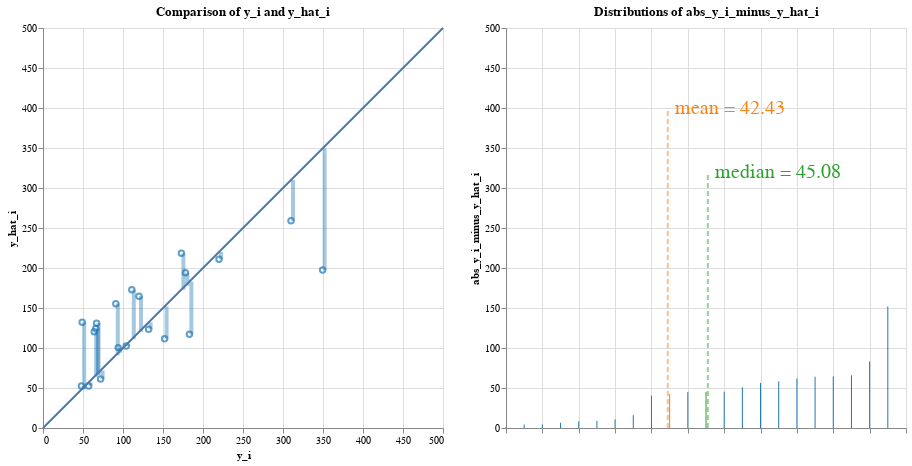

Notebook source saved alongside this figure:
### Code cell
# mean absolute error
########### BEGIN COMPUTATION GRAPH ##########
## Everything below can be extracted from the abstract syntax tree

abs_y_i_minus_y_hat_i = np.abs(y_i_minus_y_hat_i)
mean_abs_error = np.mean(abs_y_i_minus_y_hat_i)
data_dict['abs_y_i_minus_y_hat_i'] = abs_y_i_minus_y_hat_i
data_dict['mean_abs_error'] = mean_abs_error

print("mean_abs_error is ", mean_abs_error)

mean = ComputationNode('mean', None, 'mean', input_data=['abs_y_i_minus_y_hat_i'], output_data='mean_abs_error')
abs_y_i_minus_y_hat_i_node = ComputationNode('abs_y_i_minus_y_hat_i', mean, 'vector_abs', input_data=['y_i_minus_y_hat_i'], output_data='abs_y_i_minus_y_hat_i')
vector_difference_residuals = ComputationNode('vector_difference_residuals', abs_y_i_minus_y_hat_i_node, 'vector_diff', input_data=['y_i', 'y_hat_i'], output_data='y_i_minus_y_hat_i')
y_i_res_node = ComputationNode('literal_yi_res', vector_difference_residuals, 'vector', output_data='y_i')
y_hat_node = ComputationNode('literal_yhat', vector_difference_residuals, 'vector', output_data='y_hat_i')

parser = ComputationTreeParser(mean)
parser.visualizeDFG()
vis_containers = parser.visualization_containers
########### END COMPUTATION GRAPH ##########

r = AltairRenderer(vis_containers, data_dict, input_vars=input_vars)
charts = r.convert_to_charts()

charts.display()

### Figure 1 — Vega-Lite specification as saved in the notebook (floating-point values rounded to 4 significant figures)
{"config": {"view": {"continuousWidth": 300, "continuousHeight": 300}}, "hconcat": [{"layer": [{"data": {"name": "data-72de0670ec2c4122ecec83e24e9b7dbb"}, "mark": {"type": "point"}, "encoding": {"color": {"condition": {"param": "param_2", "empty": false, "value": "yellow"}, "field": "color", "legend": null, "scale": {"scheme": "category10"}, "type": "nominal"}, "tooltip": [{"field": "age", "type": "quantitative"}, {"field": "bmi", "type": "quantitative"}, {"field": "bp", "type": "quantitative"}, {"field": "glu", "type": "quantitative"}, {"field": "hdl", "type": "quantitative"}, {"field": "id", "type": "quantitative"}, {"field": "ldl", "type": "quantitative"}, {"field": "ltg", "type": "quantitative"}, {"field": "sex", "type": "quantitative"}, {"field": "tc", "type": "quantitative"}, {"field": "tch", "type": "quantitative"}, {"field": "y_hat_i", "type": "quantitative"}, {"field": "y_i", "type": "quantitative"}], "x": {"axis": {"title": "y_i"}, "field": "x", "scale": {"domain": [0, 500]}, "type": "quantitative"}, "y": {"axis": {"title": "y_hat_i"}, "field": "y", "scale": {"domain": [0, 500]}, "type": "quantitative"}}, "title": "Comparison of y_i and y_hat_i"}, {"data": {"name": "data-44f745eafd70c3f32d43fe6c5c8418a2"}, "mark": {"type": "rect", "opacity": 0.4}, "encoding": {"color": {"condition": {"param": "param_2", "empty": false, "value": "yellow"}, "field": "color-ratio", "legend": null, "scale": {"scheme": "category10"}, "type": "nominal"}, "x": {"field": "x-ratio", "scale": {"domain": [0, 500]}, "type": "quantitative"}, "x2": {"field": "x2-ratio"}, "y": {"field": "y-ratio", "scale": {"domain": [0, 500]}, "type": "quantitative"}, "y2": {"field": "y2-ratio"}}, "name": "view_5", "title": "Comparison of y_i and y_hat_i"}, {"data": {"name": "data-e18c70fdf05de719b9350ab397f3d2c9"}, "mark": {"type": "line"}, "encoding": {"x": {"field": "x", "type": "quantitative"}, "y": {"field": "y", "type": "quantitative"}}}], "height": 400.0, "width": 400.0}, {"layer": [{"data": {"name": "data-4d90cd71b47a5f3868d28a416ae86439"}, "mark": {"type": "line"}, "encoding": {"color": {"condition": {"param": "param_2", "empty": false, "value": "yellow"}, "field": "color", "legend": null, "scale": {"scheme": "category10"}, "type": "nominal"}, "tooltip": [{"field": "age", "type": "quantitative"}, {"field": "bmi", "type": "quantitative"}, {"field": "bp", "type": "quantitative"}, {"field": "glu", "type": "quantitative"}, {"field": "hdl", "type": "quantitative"}, {"field": "id", "type": "quantitative"}, {"field": "ldl", "type": "quantitative"}, {"field": "ltg", "type": "quantitative"}, {"field": "sex", "type": "quantitative"}, {"field": "tc", "type": "quantitative"}, {"field": "tch", "type": "quantitative"}, {"field": "y_hat_i", "type": "quantitative"}, {"field": "y_i", "type": "quantitative"}], "x": {"axis": {"labels": false, "title": ""}, "field": "x", "type": "quantitative"}, "x2": {"field": "x2"}, "y": {"axis": {"title": "abs_y_i_minus_y_hat_i"}, "field": "y", "scale": {"domain": [0, 500]}, "type": "quantitative"}, "y2": {"field": "y2"}}, "name": "view_6", "title": "Distributions of abs_y_i_minus_y_hat_i"}, {"data": {"name": "data-622f3a604a6d1d23f48521bc53864b8e"}, "mark": {"type": "line", "opacity": 0.5, "strokeDash": [5, 3], "strokeWidth": 2}, "encoding": {"color": {"field": "color", "legend": null, "scale": {"scheme": "category10"}, "type": "nominal"}, "x": {"field": "x", "type": "quantitative"}, "y": {"field": "y", "type": "quantitative"}}}, {"data": {"name": "data-622f3a604a6d1d23f48521bc53864b8e"}, "mark": {"type": "text", "align": "left", "baseline": "middle", "dx": 7, "fontSize": 20}, "encoding": {"color": {"field": "color", "legend": null, "scale": {"scheme": "category10"}, "type": "nominal"}, "text": {"value": "mean = 42.43"}, "x": {"field": "x", "type": "quantitative"}, "y": {"field": "y", "type": "quantitative"}}, "transform": [{"filter": "(datum.y > 0)"}]}, {"data": {"name": "data-6a6a0832a82554466b144c42cf0d0d4b"}, "mark": {"type": "line", "opacity": 0.5, "strokeDash": [5, 3], "strokeWidth": 2}, "encoding": {"color": {"field": "color", "legend": null, "scale": {"scheme": "category10"}, "type": "nominal"}, "x": {"field": "x", "type": "quantitative"}, "y": {"field": "y", "type": "quantitative"}}}, {"data": {"name": "data-6a6a0832a82554466b144c42cf0d0d4b"}, "mark": {"type": "text", "align": "left", "baseline": "middle", "dx": 7, "fontSize": 20}, "encoding": {"color": {"field": "color", "legend": null, "scale": {"scheme": "category10"}, "type": "nominal"}, "text": {"value": "median = 45.08"}, "x": {"field": "x", "type": "quantitative"}, "y": {"field": "y", "type": "quantitative"}}, "transform": [{"filter": "(datum.y > 0)"}]}], "height": 400.0, "width": 400.0}], "params": [{"name": "param_2", "select": {"type": "point", "fields": ["id"], "on": "mouseover"}, "views": ["view_5", "view_6"]}], "$schema": "https://vega.github.io/schema/vega-lite/v5.16.3.json", "datasets": {"data-72de0670ec2c4122ecec83e24e9b7dbb": [{"linediff": 151.9, "color": "abs_y_i_minus_y_hat_i", "x": 349.5, "y": 197.6, "abs_y_i_minus_y_hat_i": 151.9, "id": 0, "y_i": 349.5, "y_hat_i": 197.6, "age": -0.07817, "sex": 0.05068, "bmi": 0.07786, "bp": 0.05286, "tc": 0.07824, "ldl": 0.06445, "hdl": 0.02655, "tch": -0.002592, "ltg": 0.04067, "glu": -0.009362}, {"linediff": -64.44, "color": "abs_y_i_minus_y_hat_i", "x": 91.0, "y": 155.4, "abs_y_i_minus_y_hat_i": 64.44, "id": 1, "y_i": 91.0, "y_hat_i": 155.4, "age": 0.009016, "sex": 0.05068, "bmi": -0.03962, "bp": 0.02876, "tc": 0.03833, "ldl": 0.07353, "hdl": -0.07285, "tch": 0.1081, "ltg": 0.01557, "glu": -0.04664}, {"linediff": -61.89, "color": "abs_y_i_minus_y_hat_i", "x": 111.0, "y": 172.9, "abs_y_i_minus_y_hat_i": 61.89, "id": 2, "y_i": 111.0, "y_hat_i": 172.9, "age": 0.001751, "sex": 0.05068, "bmi": 0.01104, "bp": -0.01944, "tc": -0.0167, "ldl": -0.003819, "hdl": -0.04708, "tch": 0.03431, "ltg": 0.02406, "glu": 0.02377}, {"linediff": 40.47, "color": "abs_y_i_minus_y_hat_i", "x": 152.0, "y": 111.5, "abs_y_i_minus_y_hat_i": 40.47, "id": 3, "y_i": 152.0, "y_hat_i": 111.5, "age": -0.07817, "sex": -0.04464, "bmi": -0.0407, "bp": -0.08141, "tc": -0.1006, "ldl": -0.1128, "hdl": 0.02287, "tch": -0.07639, "ltg": -0.02029, "glu": -0.05078}, {"linediff": -44.79, "color": "abs_y_i_minus_y_hat_i", "x": 120.0, "y": 164.8, "abs_y_i_minus_y_hat_i": 44.79, "id": 4, "y_i": 120.0, "y_hat_i": 164.8, "age": 0.03081, "sex": 0.05068, "bmi": -0.03423, "bp": 0.04367, "tc": 0.0576, "ldl": 0.06883, "hdl": -0.03236, "tch": 0.05756, "ltg": 0.03546, "glu": 0.08591}, {"linediff": -64.07, "color": "abs_y_i_minus_y_hat_i", "x": 67.0, "y": 131.1, "abs_y_i_minus_y_hat_i": 64.07, "id": 5, "y_i": 67.0, "y_hat_i": 131.1, "age": -0.03457, "sex": 0.05068, "bmi": 0.00565, "bp": -0.00567, "tc": -0.07312, "ldl": -0.06269, "hdl": -0.006584, "tch": -0.03949, "ltg": -0.04542, "glu": 0.03206}, {"linediff": 50.88, "color": "abs_y_i_minus_y_hat_i", "x": 310.0, "y": 259.1, "abs_y_i_minus_y_hat_i": 50.88, "id": 6, "y_i": 310.0, "y_hat_i": 259.1, "age": 0.04897, "sex": 0.05068, "bmi": 0.08864, "bp": 0.08729, "tc": 0.03558, "ldl": 0.02155, "hdl": -0.02499, "tch": 0.03431, "ltg": 0.06605, "glu": 0.1315}, {"linediff": -6.479, "color": "abs_y_i_minus_y_hat_i", "x": 94.0, "y": 100.5, "abs_y_i_minus_y_hat_i": 6.479, "id": 7, "y_i": 94.0, "y_hat_i": 100.5, "age": -0.04184, "sex": -0.04464, "bmi": -0.03315, "bp": -0.02288, "tc": 0.04659, "ldl": 0.04159, "hdl": 0.056, "tch": -0.02473, "ltg": -0.02595, "glu": -0.03836}, {"linediff": 65.94, "color": "abs_y_i_minus_y_hat_i", "x": 183.0, "y": 117.1, "abs_y_i_minus_y_hat_i": 65.94, "id": 8, "y_i": 183.0, "y_hat_i": 117.1, "age": -0.009147, "sex": -0.04464, "bmi": -0.05686, "bp": -0.05043, "tc": 0.02182, "ldl": 0.04535, "hdl": -0.02867, "tch": 0.03431, "ltg": -0.009919, "glu": -0.01765}, {"linediff": -58.3, "color": "abs_y_i_minus_y_hat_i", "x": 66.0, "y": 124.3, "abs_y_i_minus_y_hat_i": 58.3, "id": 9, "y_i": 66.0, "y_hat_i": 124.3, "age": 0.07077, "sex": 0.05068, "bmi": -0.031, "bp": 0.02187, "tc": -0.03734, "ldl": -0.04703, "hdl": 0.03391, "tch": -0.03949, "ltg": -0.01496, "glu": -0.001078}, {"linediff": -45.37, "color": "abs_y_i_minus_y_hat_i", "x": 173.0, "y": 218.4, "abs_y_i_minus_y_hat_i": 45.37, "id": 10, "y_i": 173.0, "y_hat_i": 218.4, "age": 0.009016, "sex": -0.04464, "bmi": 0.05523, "bp": -0.00567, "tc": 0.0576, "ldl": 0.04472, "hdl": -0.002903, "tch": 0.02324, "ltg": 0.05569, "glu": 0.1066}, {"linediff": 10.8, "color": "abs_y_i_minus_y_hat_i", "x": 72.0, "y": 61.2, "abs_y_i_minus_y_hat_i": 10.8, "id": 11, "y_i": 72.0, "y_hat_i": 61.2, "age": -0.02731, "sex": -0.04464, "bmi": -0.0601, "bp": -0.02977, "tc": 0.04659, "ldl": 0.01998, "hdl": 0.1223, "tch": -0.03949, "ltg": -0.0514, "glu": -0.009362}, {"linediff": -83.25, "color": "abs_y_i_minus_y_hat_i", "x": 49.0, "y": 132.2, "abs_y_i_minus_y_hat_i": 83.25, "id": 12, "y_i": 49.0, "y_hat_i": 132.2, "age": 0.01628, "sex": -0.04464, "bmi": 0.001339, "bp": 0.008101, "tc": 0.005311, "ldl": 0.0109, "hdl": 0.03023, "tch": -0.03949, "ltg": -0.04542, "glu": 0.03206}, {"linediff": -56.33, "color": "abs_y_i_minus_y_hat_i", "x": 64.0, "y": 120.3, "abs_y_i_minus_y_hat_i": 56.33, "id": 13, "y_i": 64.0, "y_hat_i": 120.3, "age": -0.01278, "sex": -0.04464, "bmi": -0.02345, "bp": -0.0401, "tc": -0.0167, "ldl": 0.004636, "hdl": -0.01763, "tch": -0.002592, "ltg": -0.03846, "glu": -0.03836}, {"linediff": -4.545, "color": "abs_y_i_minus_y_hat_i", "x": 48.0, "y": 52.55, "abs_y_i_minus_y_hat_i": 4.545, "id": 14, "y_i": 48.0, "y_hat_i": 52.55, "age": -0.05637, "sex": -0.04464, "bmi": -0.07411, "bp": -0.05043, "tc": -0.02496, "ldl": -0.04703, "hdl": 0.09282, "tch": -0.07639, "ltg": -0.06118, "glu": -0.04664}, {"linediff": -16.04, "color": "abs_y_i_minus_y_hat_i", "x": 178.0, "y": 194.0, "abs_y_i_minus_y_hat_i": 16.04, "id": 15, "y_i": 178.0, "y_hat_i": 194.0, "age": 0.04171, "sex": 0.05068, "bmi": 0.01966, "bp": 0.05974, "tc": -0.005697, "ldl": -0.002566, "hdl": -0.02867, "tch": -0.002592, "ltg": 0.03119, "glu": 0.007207}, {"linediff": 1.424, "color": "abs_y_i_minus_y_hat_i", "x": 104.0, "y": 102.6, "abs_y_i_minus_y_hat_i": 1.424, "id": 16, "y_i": 104.0, "y_hat_i": 102.6, "age": -0.005515, "sex": 0.05068, "bmi": -0.01591, "bp": -0.06764, "tc": 0.04934, "ldl": 0.07917, "hdl": -0.02867, "tch": 0.03431, "ltg": -0.01811, "glu": 0.04449}, {"linediff": 8.432, "color": "abs_y_i_minus_y_hat_i", "x": 132.0, "y": 123.6, "abs_y_i_minus_y_hat_i": 8.432, "id": 17, "y_i": 132.0, "y_hat_i": 123.6, "age": 0.04171, "sex": 0.05068, "bmi": -0.01591, "bp": 0.01729, "tc": -0.03734, "ldl": -0.01384, "hdl": -0.02499, "tch": -0.01108, "ltg": -0.04688, "glu": 0.01549}, {"linediff": 8.965, "color": "abs_y_i_minus_y_hat_i", "x": 220.0, "y": 211.0, "abs_y_i_minus_y_hat_i": 8.965, "id": 18, "y_i": 220.0, "y_hat_i": 211.0, "age": -0.04547, "sex": -0.04464, "bmi": 0.03906, "bp": 0.001215, "tc": 0.01632, "ldl": 0.01528, "hdl": -0.02867, "tch": 0.02656, "ltg": 0.04453, "glu": -0.02593}, {"linediff": 4.398, "color": "abs_y_i_minus_y_hat_i", "x": 57.0, "y": 52.6, "abs_y_i_minus_y_hat_i": 4.398, "id": 19, "y_i": 57.0, "y_hat_i": 52.6, "age": -0.04547, "sex": -0.04464, "bmi": -0.07303, "bp": -0.08141, "tc": 0.08374, "ldl": 0.02781, "hdl": 0.1738, "tch": -0.03949, "ltg": -0.004222, "glu": 0.003064}], "data-44f745eafd70c3f32d43fe6c5c8418a2": [{"x-ratio": 349.5, "x2-ratio": 354.5, "y-ratio": 349.5, "y2-ratio": 197.6, "color-ratio": "abs_y_i_minus_y_hat_i", "id": 0}, {"x-ratio": 91.0, "x2-ratio": 96.0, "y-ratio": 91.0, "y2-ratio": 155.4, "color-ratio": "abs_y_i_minus_y_hat_i", "id": 1}, {"x-ratio": 111.0, "x2-ratio": 116.0, "y-ratio": 111.0, "y2-ratio": 172.9, "color-ratio": "abs_y_i_minus_y_hat_i", "id": 2}, {"x-ratio": 152.0, "x2-ratio": 157.0, "y-ratio": 152.0, "y2-ratio": 111.5, "color-ratio": "abs_y_i_minus_y_hat_i", "id": 3}, {"x-ratio": 120.0, "x2-ratio": 125.0, "y-ratio": 120.0, "y2-ratio": 164.8, "color-ratio": "abs_y_i_minus_y_hat_i", "id": 4}, {"x-ratio": 67.0, "x2-ratio": 72.0, "y-ratio": 67.0, "y2-ratio": 131.1, "color-ratio": "abs_y_i_minus_y_hat_i", "id": 5}, {"x-ratio": 310.0, "x2-ratio": 315.0, "y-ratio": 310.0, "y2-ratio": 259.1, "color-ratio": "abs_y_i_minus_y_hat_i", "id": 6}, {"x-ratio": 94.0, "x2-ratio": 99.0, "y-ratio": 94.0, "y2-ratio": 100.5, "color-ratio": "abs_y_i_minus_y_hat_i", "id": 7}, {"x-ratio": 183.0, "x2-ratio": 188.0, "y-ratio": 183.0, "y2-ratio": 117.1, "color-ratio": "abs_y_i_minus_y_hat_i", "id": 8}, {"x-ratio": 66.0, "x2-ratio": 71.0, "y-ratio": 66.0, "y2-ratio": 124.3, "color-ratio": "abs_y_i_minus_y_hat_i", "id": 9}, {"x-ratio": 173.0, "x2-ratio": 178.0, "y-ratio": 173.0, "y2-ratio": 218.4, "color-ratio": "abs_y_i_minus_y_hat_i", "id": 10}, {"x-ratio": 72.0, "x2-ratio": 77.0, "y-ratio": 72.0, "y2-ratio": 61.2, "color-ratio": "abs_y_i_minus_y_hat_i", "id": 11}, {"x-ratio": 49.0, "x2-ratio": 54.0, "y-ratio": 49.0, "y2-ratio": 132.2, "color-ratio": "abs_y_i_minus_y_hat_i", "id": 12}, {"x-ratio": 64.0, "x2-ratio": 69.0, "y-ratio": 64.0, "y2-ratio": 120.3, "color-ratio": "abs_y_i_minus_y_hat_i", "id": 13}, {"x-ratio": 48.0, "x2-ratio": 53.0, "y-ratio": 48.0, "y2-ratio": 52.55, "color-ratio": "abs_y_i_minus_y_hat_i", "id": 14}, {"x-ratio": 178.0, "x2-ratio": 183.0, "y-ratio": 178.0, "y2-ratio": 194.0, "color-ratio": "abs_y_i_minus_y_hat_i", "id": 15}, {"x-ratio": 104.0, "x2-ratio": 109.0, "y-ratio": 104.0, "y2-ratio": 102.6, "color-ratio": "abs_y_i_minus_y_hat_i", "id": 16}, {"x-ratio": 132.0, "x2-ratio": 137.0, "y-ratio": 132.0, "y2-ratio": 123.6, "color-ratio": "abs_y_i_minus_y_hat_i", "id": 17}, {"x-ratio": 220.0, "x2-ratio": 225.0, "y-ratio": 220.0, "y2-ratio": 211.0, "color-ratio": "abs_y_i_minus_y_hat_i", "id": 18}, {"x-ratio": 57.0, "x2-ratio": 62.0, "y-ratio": 57.0, "y2-ratio": 52.6, "color-ratio": "abs_y_i_minus_y_hat_i", "id": 19}], "data-e18c70fdf05de719b9350ab397f3d2c9": [{"x": 0, "y": 0}, {"x": 500, "y": 500}], "data-4d90cd71b47a5f3868d28a416ae86439": [{"val": 1.424, "is_mean": false, "is_median": false, "y_i": 104.0, "y_hat_i": 102.6, "age": -0.005515, "sex": 0.05068, "bmi": -0.01591, "bp": -0.06764, "tc": 0.04934, "ldl": 0.07917, "hdl": -0.02867, "tch": 0.03431, "ltg": -0.01811, "glu": 0.04449, "abs_y_i_minus_y_hat_i": 1.424, "id": 16, "x": 0, "color": "abs_y_i_minus_y_hat_i", "y": 0, "x2": 0, "y2": 1.424}, {"val": 4.398, "is_mean": false, "is_median": false, "y_i": 57.0, "y_hat_i": 52.6, "age": -0.04547, "sex": -0.04464, "bmi": -0.07303, "bp": -0.08141, "tc": 0.08374, "ldl": 0.02781, "hdl": 0.1738, "tch": -0.03949, "ltg": -0.004222, "glu": 0.003064, "abs_y_i_minus_y_hat_i": 4.398, "id": 19, "x": 1, "color": "abs_y_i_minus_y_hat_i", "y": 0, "x2": 1, "y2": 4.398}, {"val": 4.545, "is_mean": false, "is_median": false, "y_i": 48.0, "y_hat_i": 52.55, "age": -0.05637, "sex": -0.04464, "bmi": -0.07411, "bp": -0.05043, "tc": -0.02496, "ldl": -0.04703, "hdl": 0.09282, "tch": -0.07639, "ltg": -0.06118, "glu": -0.04664, "abs_y_i_minus_y_hat_i": 4.545, "id": 14, "x": 2, "color": "abs_y_i_minus_y_hat_i", "y": 0, "x2": 2, "y2": 4.545}, {"val": 6.479, "is_mean": false, "is_median": false, "y_i": 94.0, "y_hat_i": 100.5, "age": -0.04184, "sex": -0.04464, "bmi": -0.03315, "bp": -0.02288, "tc": 0.04659, "ldl": 0.04159, "hdl": 0.056, "tch": -0.02473, "ltg": -0.02595, "glu": -0.03836, "abs_y_i_minus_y_hat_i": 6.479, "id": 7, "x": 3, "color": "abs_y_i_minus_y_hat_i", "y": 0, "x2": 3, "y2": 6.479}, {"val": 8.432, "is_mean": false, "is_median": false, "y_i": 132.0, "y_hat_i": 123.6, "age": 0.04171, "sex": 0.05068, "bmi": -0.01591, "bp": 0.01729, "tc": -0.03734, "ldl": -0.01384, "hdl": -0.02499, "tch": -0.01108, "ltg": -0.04688, "glu": 0.01549, "abs_y_i_minus_y_hat_i": 8.432, "id": 17, "x": 4, "color": "abs_y_i_minus_y_hat_i", "y": 0, "x2": 4, "y2": 8.432}, {"val": 8.965, "is_mean": false, "is_median": false, "y_i": 220.0, "y_hat_i": 211.0, "age": -0.04547, "sex": -0.04464, "bmi": 0.03906, "bp": 0.001215, "tc": 0.01632, "ldl": 0.01528, "hdl": -0.02867, "tch": 0.02656, "ltg": 0.04453, "glu": -0.02593, "abs_y_i_minus_y_hat_i": 8.965, "id": 18, "x": 5, "color": "abs_y_i_minus_y_hat_i", "y": 0, "x2": 5, "y2": 8.965}, {"val": 10.8, "is_mean": false, "is_median": false, "y_i": 72.0, "y_hat_i": 61.2, "age": -0.02731, "sex": -0.04464, "bmi": -0.0601, "bp": -0.02977, "tc": 0.04659, "ldl": 0.01998, "hdl": 0.1223, "tch": -0.03949, "ltg": -0.0514, "glu": -0.009362, "abs_y_i_minus_y_hat_i": 10.8, "id": 11, "x": 6, "color": "abs_y_i_minus_y_hat_i", "y": 0, "x2": 6, "y2": 10.8}, {"val": 16.04, "is_mean": false, "is_median": false, "y_i": 178.0, "y_hat_i": 194.0, "age": 0.04171, "sex": 0.05068, "bmi": 0.01966, "bp": 0.05974, "tc": -0.005697, "ldl": -0.002566, "hdl": -0.02867, "tch": -0.002592, "ltg": 0.03119, "glu": 0.007207, "abs_y_i_minus_y_hat_i": 16.04, "id": 15, "x": 7, "color": "abs_y_i_minus_y_hat_i", "y": 0, "x2": 7, "y2": 16.04}, {"val": 40.47, "is_mean": false, "is_median": false, "y_i": 152.0, "y_hat_i": 111.5, "age": -0.07817, "sex": -0.04464, "bmi": -0.0407, "bp": -0.08141, "tc": -0.1006, "ldl": -0.1128, "hdl": 0.02287, "tch": -0.07639, "ltg": -0.02029, "glu": -0.05078, "abs_y_i_minus_y_hat_i": 40.47, "id": 3, "x": 8, "color": "abs_y_i_minus_y_hat_i", "y": 0, "x2": 8, "y2": 40.47}, {"val": 42.43, "is_mean": true, "is_median": false, "y_i": -1.0, "y_hat_i": -1.0, "age": -1.0, "sex": -1.0, "bmi": -1.0, "bp": -1.0, "tc": -1.0, "ldl": -1.0, "hdl": -1.0, "tch": -1.0, "ltg": -1.0, "glu": -1.0, "abs_y_i_minus_y_hat_i": -1.0, "id": 20, "x": 9, "color": "mean", "y": 0, "x2": 9, "y2": 42.43}, {"val": 44.79, "is_mean": false, "is_median": false, "y_i": 120.0, "y_hat_i": 164.8, "age": 0.03081, "sex": 0.05068, "bmi": -0.03423, "bp": 0.04367, "tc": 0.0576, "ldl": 0.06883, "hdl": -0.03236, "tch": 0.05756, "ltg": 0.03546, "glu": 0.08591, "abs_y_i_minus_y_hat_i": 44.79, "id": 4, "x": 10, "color": "abs_y_i_minus_y_hat_i", "y": 0, "x2": 10, "y2": 44.79}, {"val": 45.08, "is_mean": false, "is_median": true, "y_i": -2.0, "y_hat_i": -2.0, "age": -2.0, "sex": -2.0, "bmi": -2.0, "bp": -2.0, "tc": -2.0, "ldl": -2.0, "hdl": -2.0, "tch": -2.0, "ltg": -2.0, "glu": -2.0, "abs_y_i_minus_y_hat_i": -2.0, "id": 21, "x": 11, "color": "median", "y": 0, "x2": 11, "y2": 45.08}, {"val": 45.37, "is_mean": false, "is_median": false, "y_i": 173.0, "y_hat_i": 218.4, "age": 0.009016, "sex": -0.04464, "bmi": 0.05523, "bp": -0.00567, "tc": 0.0576, "ldl": 0.04472, "hdl": -0.002903, "tch": 0.02324, "ltg": 0.05569, "glu": 0.1066, "abs_y_i_minus_y_hat_i": 45.37, "id": 10, "x": 12, "color": "abs_y_i_minus_y_hat_i", "y": 0, "x2": 12, "y2": 45.37}, {"val": 50.88, "is_mean": false, "is_median": false, "y_i": 310.0, "y_hat_i": 259.1, "age": 0.04897, "sex": 0.05068, "bmi": 0.08864, "bp": 0.08729, "tc": 0.03558, "ldl": 0.02155, "hdl": -0.02499, "tch": 0.03431, "ltg": 0.06605, "glu": 0.1315, "abs_y_i_minus_y_hat_i": 50.88, "id": 6, "x": 13, "color": "abs_y_i_minus_y_hat_i", "y": 0, "x2": 13, "y2": 50.88}, {"val": 56.33, "is_mean": false, "is_median": false, "y_i": 64.0, "y_hat_i": 120.3, "age": -0.01278, "sex": -0.04464, "bmi": -0.02345, "bp": -0.0401, "tc": -0.0167, "ldl": 0.004636, "hdl": -0.01763, "tch": -0.002592, "ltg": -0.03846, "glu": -0.03836, "abs_y_i_minus_y_hat_i": 56.33, "id": 13, "x": 14, "color": "abs_y_i_minus_y_hat_i", "y": 0, "x2": 14, "y2": 56.33}, {"val": 58.3, "is_mean": false, "is_median": false, "y_i": 66.0, "y_hat_i": 124.3, "age": 0.07077, "sex": 0.05068, "bmi": -0.031, "bp": 0.02187, "tc": -0.03734, "ldl": -0.04703, "hdl": 0.03391, "tch": -0.03949, "ltg": -0.01496, "glu": -0.001078, "abs_y_i_minus_y_hat_i": 58.3, "id": 9, "x": 15, "color": "abs_y_i_minus_y_hat_i", "y": 0, "x2": 15, "y2": 58.3}, {"val": 61.89, "is_mean": false, "is_median": false, "y_i": 111.0, "y_hat_i": 172.9, "age": 0.001751, "sex": 0.05068, "bmi": 0.01104, "bp": -0.01944, "tc": -0.0167, "ldl": -0.003819, "hdl": -0.04708, "tch": 0.03431, "ltg": 0.02406, "glu": 0.02377, "abs_y_i_minus_y_hat_i": 61.89, "id": 2, "x": 16, "color": "abs_y_i_minus_y_hat_i", "y": 0, "x2": 16, "y2": 61.89}, {"val": 64.07, "is_mean": false, "is_median": false, "y_i": 67.0, "y_hat_i": 131.1, "age": -0.03457, "sex": 0.05068, "bmi": 0.00565, "bp": -0.00567, "tc": -0.07312, "ldl": -0.06269, "hdl": -0.006584, "tch": -0.03949, "ltg": -0.04542, "glu": 0.03206, "abs_y_i_minus_y_hat_i": 64.07, "id": 5, "x": 17, "color": "abs_y_i_minus_y_hat_i", "y": 0, "x2": 17, "y2": 64.07}, {"val": 64.44, "is_mean": false, "is_median": false, "y_i": 91.0, "y_hat_i": 155.4, "age": 0.009016, "sex": 0.05068, "bmi": -0.03962, "bp": 0.02876, "tc": 0.03833, "ldl": 0.07353, "hdl": -0.07285, "tch": 0.1081, "ltg": 0.01557, "glu": -0.04664, "abs_y_i_minus_y_hat_i": 64.44, "id": 1, "x": 18, "color": "abs_y_i_minus_y_hat_i", "y": 0, "x2": 18, "y2": 64.44}, {"val": 65.94, "is_mean": false, "is_median": false, "y_i": 183.0, "y_hat_i": 117.1, "age": -0.009147, "sex": -0.04464, "bmi": -0.05686, "bp": -0.05043, "tc": 0.02182, "ldl": 0.04535, "hdl": -0.02867, "tch": 0.03431, "ltg": -0.009919, "glu": -0.01765, "abs_y_i_minus_y_hat_i": 65.94, "id": 8, "x": 19, "color": "abs_y_i_minus_y_hat_i", "y": 0, "x2": 19, "y2": 65.94}, {"val": 83.25, "is_mean": false, "is_median": false, "y_i": 49.0, "y_hat_i": 132.2, "age": 0.01628, "sex": -0.04464, "bmi": 0.001339, "bp": 0.008101, "tc": 0.005311, "ldl": 0.0109, "hdl": 0.03023, "tch": -0.03949, "ltg": -0.04542, "glu": 0.03206, "abs_y_i_minus_y_hat_i": 83.25, "id": 12, "x": 20, "color": "abs_y_i_minus_y_hat_i", "y": 0, "x2": 20, "y2": 83.25}, {"val": 151.9, "is_mean": false, "is_median": false, "y_i": 349.5, "y_hat_i": 197.6, "age": -0.07817, "sex": 0.05068, "bmi": 0.07786, "bp": 0.05286, "tc": 0.07824, "ldl": 0.06445, "hdl": 0.02655, "tch": -0.002592, "ltg": 0.04067, "glu": -0.009362, "abs_y_i_minus_y_hat_i": 151.9, "id": 0, "x": 21, "color": "abs_y_i_minus_y_hat_i", "y": 0, "x2": 21, "y2": 151.9}], "data-622f3a604a6d1d23f48521bc53864b8e": [{"x": 8.9, "y": 0.0, "color": "mean"}, {"x": 8.9, "y": 400.0, "color": "mean"}], "data-6a6a0832a82554466b144c42cf0d0d4b": [{"x": 11.1, "y": 0.0, "color": "median"}, {"x": 11.1, "y": 320.0, "color": "median"}]}}
